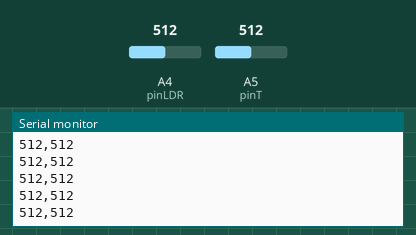
Simulated run of this sketch. Board: Arduino Uno, built with avr-gcc and run on an emulated ATmega328P. On the bench: the last lines printed to the serial monitor. The test bench sets the inputs (shaded band); at power-on: A4 (pinLDR) = 512, A5 (pinT) = 512.

Above: at 1.2 s.
1.3 s: A4 (pinLDR) set to 990
At 2.2 s:
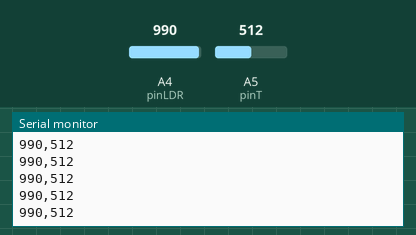
2.8 s: A4 (pinLDR) set to 1016
At 3.8 s:
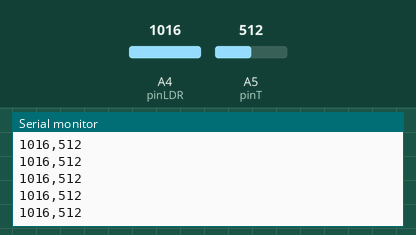
4.3 s: A5 (pinT) set to 110
At 5.0 s:
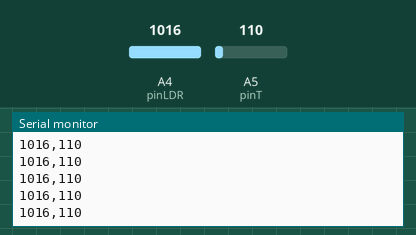
5.8 s: A5 (pinT) set to 91
At 6.8 s:
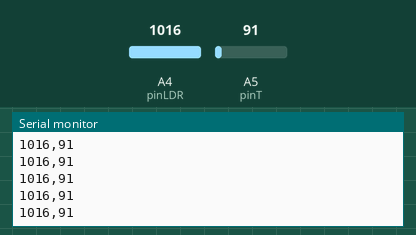
Timing chart, 0 to 8.8 s (numbered marks = the images above; inputs shaded):
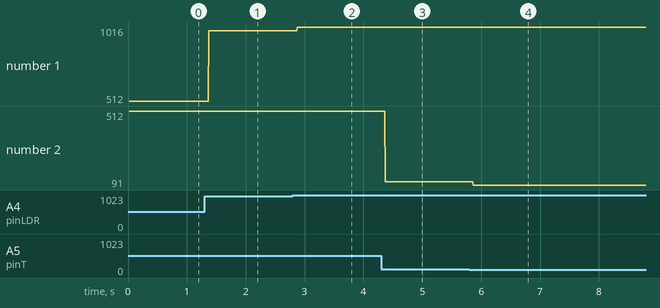

Measured:
- after the input at 1.3 s, the serial monitor: prints a new line after 0.08 s (image 1)
- after the input at 2.8 s, the serial monitor: prints a new line after 0.07 s (image 2)
- after the input at 4.3 s, the serial monitor: prints a new line after 0.07 s (image 3)
- after the input at 5.8 s, the serial monitor: prints a new line after 0.07 s (image 4)
- plotted number 1: 512 → 990 after the input at 1.3 s, 990 → 1016 after the input at 2.8 s
- plotted number 2: 512 → 110 after the input at 4.3 s, 110 → 91 after the input at 5.8 s

The sketch:

LeituraLuzTemp.ino
```cpp
int pinT = 5;
int pinLDR = 4;
int TValue = 0;
int LDRValue = 0;
void setup() {
  // put your setup code here, to run once:
  Serial.begin(9600);
  Serial.print("LDR ");
  Serial.println ("Temp. (°C)");
}

void loop() {
  // put your main code here, to run repeatedly:
  TValue = analogRead(pinT);
  LDRValue = analogRead(pinLDR);
  Serial.print (LDRValue);
  Serial.print (",");
  Serial.println (TValue);
}
```
